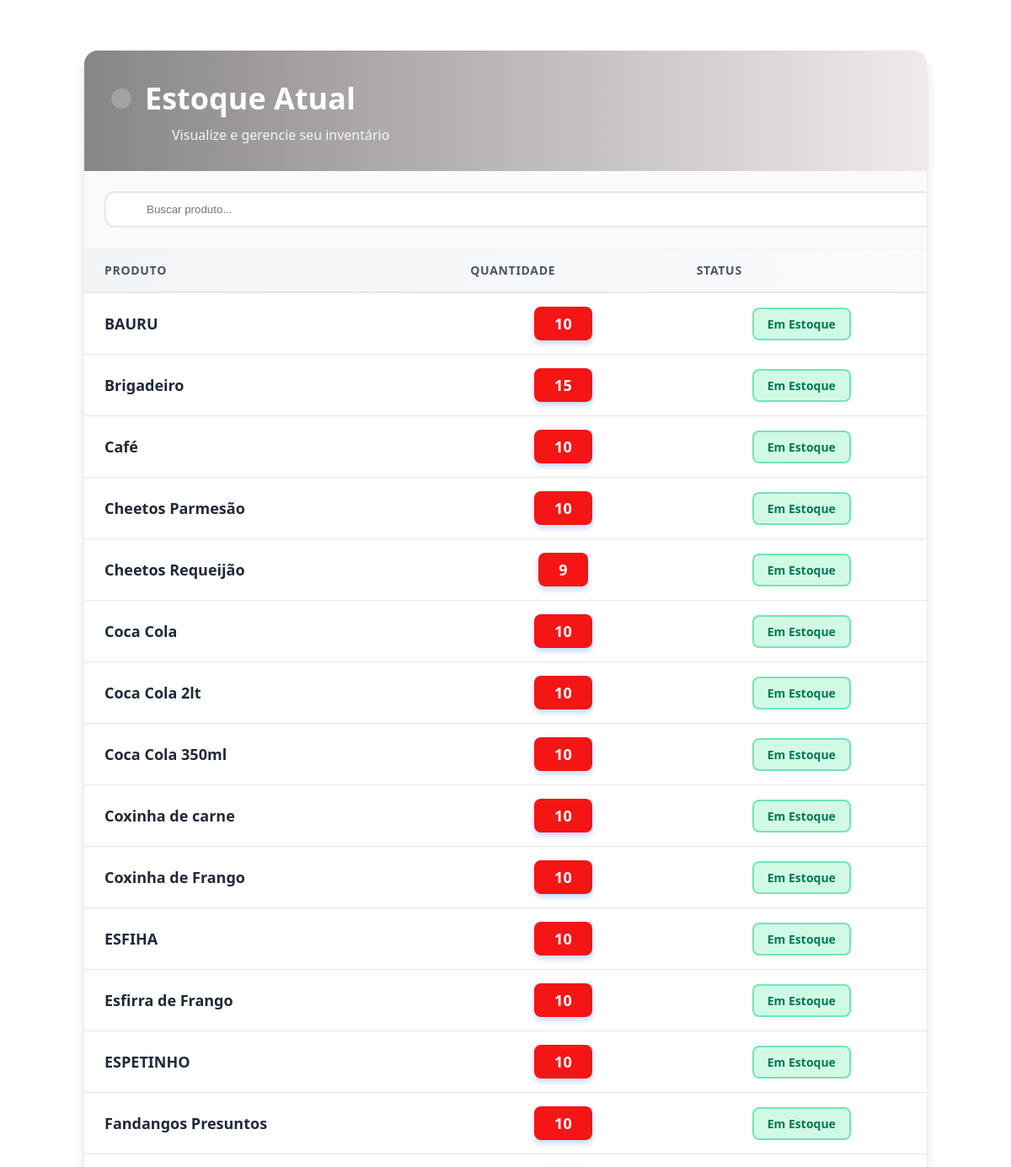
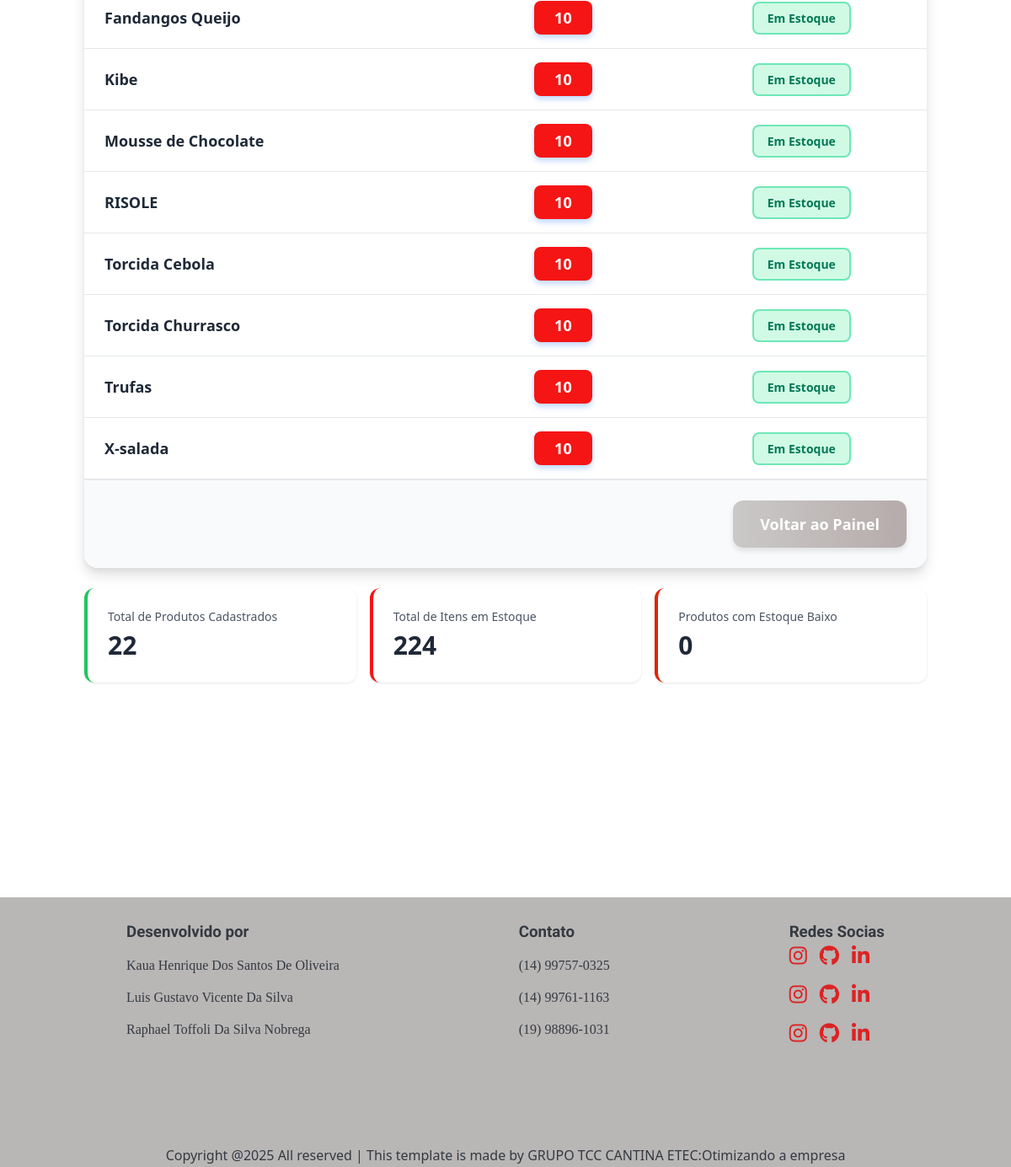
The page /CANTINA_ADM/estoque.php (signed in) on the database its author committed (2 pictures, top to bottom).
### tables this page shows
CREATE TABLE `produto` (
  `id.produto` int(11) NOT NULL,
  `nome` varchar(43) NOT NULL,
  `quantidade_estoque` int(50) NOT NULL,
  `data_criacao` date NOT NULL,
  `status_produto` tinyint(1) NOT NULL,
  `preco` decimal(10,2) NOT NULL,
  `descricao` text NOT NULL,
  `categoria` varchar(50) NOT NULL,
  `imagem` varchar(255) NOT NULL
);

### CANTINA_ADM/estoque.php (the view, shortened to what this page needs)
<?php
include("config.php");
$produtos = [];
try {
    $sql = "
        SELECT
            `id.produto`, nome, quantidade_estoque
        FROM
            produto
        ORDER BY
            nome ASC
    ";
    $stmt = $pdo->query($sql);
    $produtos = $stmt->fetchAll(PDO::FETCH_ASSOC);
} catch (PDOException $e) {
    error_log("Erro ao carregar estoque: " . $e->getMessage());
    $mensagem_erro = "Erro ao carregar o estoque. Tente novamente.";
}
function getStatusCor($quantidade) {
    return 'bg-green-100 text-green-700 border-green-300';
}
function getStatusTexto($quantidade) {
    return 'Em Estoque';
}
$total_produtos = count($produtos);
$total_itens = array_reduce($produtos, function($acc, $p) {
    return $acc + $p['quantidade_estoque'];
}, 0);
$estoque_baixo_count = count(array_filter($produtos, function($p) {
    return $p['quantidade_estoque'] <= 2 && $p['quantidade_estoque'] > 0;
}));
function get_icon_svg($name, $class = "w-6 h-6") {
    $icons = [
        'package' => '<svg xmlns="http://www.w3.org/2000/svg" width="24" height="24" viewBox="0 0 24 24" fill="none" stroke="currentColor" stroke-width="2" stroke-linecap="round" stroke-linejoin="round" class="' . $class . '"><path d="m7.5 4.27 9 5.15"/><path d="m21 8-9 5-9-5"/><path d="M3 7.92v9.16c0 .45.23.86.6.1L12 22l8.4-4.92a1 1 0 0 0 .6-.91V7.92"/><path d="m3.6 7.92 8.4 4.91 8.4-4.91"/><path d="m7.5 14.82 9 5.15"/></svg>',
        'search' => '<svg xmlns="http://www.w3.org/2000/svg" width="24" height="24" viewBox="0 0 24 24" fill="none" stroke="currentColor" stroke-width="2" stroke-linecap="round" stroke-linejoin="round" class="' . $class . '"><circle cx="11" cy="11" r="8"/><path d="m21 21-4.3-4.3"/></svg>',
        'trash2' => '<svg xmlns="http://www.w3.org/2000/svg" width="24" height="24" viewBox="0 0 24 24" fill="none" stroke="currentColor" stroke-width="2" stroke-linecap="round" stroke-linejoin="round" class="' . $class . '"><path d="M3 6h18"/><path d="M19 6v14c0 1-1 2-2 2H7c-1 0-2-1-2-2V6"/><path d="M8 6V4c0-1 1-2 2-2h4c1 0 2 1 2 2v2"/><line x1="10" x2="10" y1="11" y2="17"/><line x1="14" x2="14" y1="11" y2="17"/></svg>',
        'alert-circle' => '<svg xmlns="http://www.w3.org/2000/svg" width="24" height="24" viewBox="0 0 24 24" fill="none" stroke="currentColor" stroke-width="2" stroke-linecap="round" stroke-linejoin="round" class="' . $class . '"><circle cx="12" cy="12" r="10"/><line x1="12" x2="12" y1="8" y2="12"/><line x1="12" x2="12.01" y1="16" y2="16"/></svg>',
        'arrow-left' => '<svg xmlns="http://www.w3.org/2000/svg" width="24" height="24" viewBox="0 0 24 24" fill="none" stroke="currentColor" stroke-width="2" stroke-linecap="round" stroke-linejoin="round" class="' . $class . '"><path d="m12 19-7-7 7-7"/><path d="M19 12H5"/></svg>'
    ];
    return $icons[$name] ?? '';
}
?>
<!DOCTYPE html>
<html lang="pt-br">
<head>
    <link rel="stylesheet" href="styles/styles.css">
    <link rel="stylesheet" href="styles/footer.css">
    <link rel="stylesheet" href="https://cdnjs.cloudflare.com/ajax/libs/font-awesome/6.5.1/css/all.min.css">
</head>
<body>
    <div class="main-container">
        <div class="estoque-card-main" style="margin-top:60px;">
            <div class="estoque-header">
                <div class="estoque-header-titulo">
                    <div class="estoque-header-icon">
                    </div>
                    <h1>Estoque Atual</h1>
                </div>
                <p>Visualize e gerencie seu inventário</p>
            </div>
            <div class="busca-container">
                <div class="busca-input-wrap">
                    <input
                        type="text"
                        placeholder="Buscar produto..."
                        id="busca-produto"
                        onkeyup="filtrarTabela()"
                        class="busca-input"
                    />
                </div>
            </div>
            <div class="tabela-container">
                <table class="estoque-tabela" id="tabela-produtos">
                    <thead>
                        <tr>
                            <th class="px-6 py-4 text-left">Produto</th>
                            <th class="px-6 py-4 text-center">Quantidade</th>
                            <th class="px-6 py-4 text-center">Status</th>
                        </tr>
                    </thead>
                    <tbody class="divide-y divide-gray-200">
                        <?php if (empty($produtos)) : ?>
                            <tr class="estoque-vazio-row">
                                <td colspan="3" class="text-center">
                                    <?= get_icon_svg('package', 'w-16 h-16') ?>
                                    <p class="text-lg">Estoque vazio</p>
                                </td>
                            </tr>
                        <?php else : ?>
                            <?php foreach ($produtos as $produto) : ?>
                                <tr class="produto-linha">
                                    <td class="px-6 py-4">
                                        <span class="produto-nome"><?= htmlspecialchars($produto['nome']) ?></span>
                                    </td>
                                    <td class="px-6 py-4">
                                        <div class="qtd-badge-wrap">
                                            <span class="qtd-badge"><?= (int)$produto['quantidade_estoque'] ?></span>
                                        </div>
                                    </td>
                                    <td class="px-6 py-4">
                                        <div class="status-badge-wrap">
                                            <span class="status-badge <?= getStatusCor((int)$produto['quantidade_estoque']) ?>">
                                                <?= getStatusTexto((int)$produto['quantidade_estoque']) ?>
                                            </span>
                                        </div>
                                    </td>
                                </tr>
                            <?php endforeach; ?>
                        <?php endif; ?>
                    </tbody>
                </table>
            </div>
            <div class="estoque-footer">
                <a href="index.php" class="footer-btn footer-btn-voltar">
                    Voltar ao Painel
                </a>
            </div>
        </div>
        <div class="stats-grid">
            <div class="stat-card stat-card-green">
                <p>Total de Produtos Cadastrados</p>
                <p><?= $total_produtos ?></p>
            </div>
            <div class="stat-card stat-card-blue">
                <p>Total de Itens em Estoque</p>
                <p><?= $total_itens ?></p>
            </div>
            <div class="stat-card stat-card-yellow">
                <p>Produtos com Estoque Baixo</p>
                <p><?= $estoque_baixo_count ?></p>
            </div>
        </div>
    </div>
    <footer  class="rodape" >
        <section class="rodape__container" >
            <ul class="list ds" >
                <h3>Desenvolvido por</h3>
                    <li>Kaua Henrique Dos Santos De Oliveira</li>
                    <li>Luis Gustavo Vicente Da Silva</li>
                    <li>Raphael Toffoli Da Silva Nobrega</li>
            </ul>
            <ul class="list contato" >
                <h3>Contato</h3>
                    <li>(14) 99757-0325</li>
                    <li>(14) 99761-1163</li>
                    <li>(19) 98896-1031</li>
            </ul>
            <div class="bloco-redes-sociais">
    <h3>Redes Socias</h3>
    <div class="icones-linha">
        <a href="URL_INSTA_KAUA" target="_blank" title="Instagram do Kaua">
            <i class="fab fa-instagram"></i>
        </a>
        <a href="URL_GITHUB_KAUA" target="_blank" title="GitHub do Kaua">
            <i class="fab fa-github"></i>
        </a>
        <a href="URL_LINKEDIN_KAUA" target="_blank" title="LinkedIn do Kaua">
            <i class="fab fa-linkedin-in"></i>
        </a>
    </div>
    <div class="icones-linha">
        <a href="URL_INSTA_LUIS" target="_blank" title="Instagram do Luis">
            <i class="fab fa-instagram"></i>
        </a>
        <a href="URL_GITHUB_LUIS" target="_blank" title="GitHub do Luis">
            <i class="fab fa-github"></i>
        </a>
        <a href="URL_LINKEDIN_LUIS" target="_blank" title="LinkedIn do Luis">
            <i class="fab fa-linkedin-in"></i>
        </a>
    </div>
    <div class="icones-linha">
        <a href="URL_INSTA_RAPHAEL" target="_blank" title="Instagram do Raphael">
            <i class="fab fa-instagram"></i>
        </a>
        <a href="URL_GITHUB_RAPHAEL" target="_blank" title="GitHub do Raphael">
            <i class="fab fa-github"></i>
        </a>
        <a href="URL_LINKEDIN_RAPHAEL" target="_blank" title="LinkedIn do Raphael">
            <i class="fab fa-linkedin-in"></i>
        </a>
    </div>
</div>
        </section>
        <section class="rodape__container2" >
            <p class="rodape__copy" >Copyright @2025 All reserved | This template is made by GRUPO TCC CANTINA ETEC:Otimizando a empresa</p>
        </section>
    </footer>
</body>
</html>

### CANTINA_ADM/styles/styles.css (style rules this page uses)
:root { --primary-blue: #a3a5a8; --secondary-blue: #87898d; --success-color: #22c55e; --danger-color: #ef4444; --orange-grad: linear-gradient(to bottom right, #f97316, #ef4444); --blue-grad: linear-gradient(to bottom right, var(--primary-blue), var(--secondary-blue)); --bg-light: #f8f9fa; --card-bg: #ffffff; --text-dark: #343a40; }
* { margin: 0%; padding: 0%; }
body { font-family: 'Segoe UI', Tahoma, Geneva, Verdana, sans-serif; background-color: var(--card-bg); min-height: 100vh; gap: 40px; margin: 0%; padding: 0; color: var(--text-dark); box-sizing: border-box; }

### CANTINA_ADM/styles/footer.css (style rules this page uses)
:root { --fonte-primaria: sans-serif; --fonte-botao:'Poppins', sans-serif ; --fonte-titulo: 'Krona One', sans-serif; --fonte-subtitulo:'Roboto', sans-serif; --cor-primaria:white; --cor-segundaria:black; --cor-login:rgb(221, 34, 34); --cor-fundo:#ece9e9; --segunda-cor-fundo:#b9b6b6; }
.rodape { width:100%; height: 320px; background-color: #b9b6b6; margin-top: 255px; box-sizing: border-box; display: flex; align-items: center; flex-direction: column; }
.rodape__container { width:900px; padding:30px 20px 10px 20px; display: flex; justify-content: space-between; flex-direction: row; }
.rodape__container h3 { font-family: var(--fonte-subtitulo); }
.list { list-style: none; font-family: Georgia, 'Times New Roman', Times, serif; }
.list li { padding-top: 20px; }
.rodape__container2 { margin-top: 90px; }
.icones-linha { display: flex !important; flex-wrap: nowrap !important; gap: 15px; margin-bottom: 20px; margin-top: 5px; padding: 0; }
.icones-linha a { margin: 0 !important; padding: 0 !important; }
.icones-linha a { text-decoration: none; color: inherit; }
.icones-linha a i { font-size: 1.5em; color: var(--cor-login); transition: color 0.3s; }

### rows shown on the page
produto: nome "BAURU", quantidade_estoque "10", quantidade_estoque "Em Estoque"
produto: nome "Brigadeiro", quantidade_estoque "15", quantidade_estoque "Em Estoque"
produto: nome "Café", quantidade_estoque "10", quantidade_estoque "Em Estoque"
produto: nome "Cheetos Parmesão", quantidade_estoque "10", quantidade_estoque "Em Estoque"
produto: nome "Cheetos Requeijão", quantidade_estoque "9", quantidade_estoque "Em Estoque"
produto: nome "Coca Cola", quantidade_estoque "10", quantidade_estoque "Em Estoque"
produto: nome "Coca Cola 2lt", quantidade_estoque "10", quantidade_estoque "Em Estoque"
produto: nome "Coca Cola 350ml", quantidade_estoque "10", quantidade_estoque "Em Estoque"
produto: nome "Coxinha de carne", quantidade_estoque "10", quantidade_estoque "Em Estoque"
produto: nome "Coxinha de Frango", quantidade_estoque "10", quantidade_estoque "Em Estoque"
produto: nome "ESFIHA", quantidade_estoque "10", quantidade_estoque "Em Estoque"
produto: nome "Esfirra de Frango", quantidade_estoque "10", quantidade_estoque "Em Estoque"
produto: nome "ESPETINHO", quantidade_estoque "10", quantidade_estoque "Em Estoque"
produto: nome "Fandangos Presuntos", quantidade_estoque "10", quantidade_estoque "Em Estoque"
produto: nome "Fandangos Queijo", quantidade_estoque "10", quantidade_estoque "Em Estoque"
produto: nome "Kibe", quantidade_estoque "10", quantidade_estoque "Em Estoque"
produto: nome "Mousse de Chocolate", quantidade_estoque "10", quantidade_estoque "Em Estoque"
produto: nome "RISOLE", quantidade_estoque "10", quantidade_estoque "Em Estoque"
produto: nome "Torcida Cebola", quantidade_estoque "10", quantidade_estoque "Em Estoque"
produto: nome "Torcida Churrasco", quantidade_estoque "10", quantidade_estoque "Em Estoque"
produto: nome "Trufas", quantidade_estoque "10", quantidade_estoque "Em Estoque"
produto: nome "X-salada", quantidade_estoque "10", quantidade_estoque "Em Estoque"

### other values the page prints
$total_produtos "22"
$total_itens "224"
$estoque_baixo_count "0"
